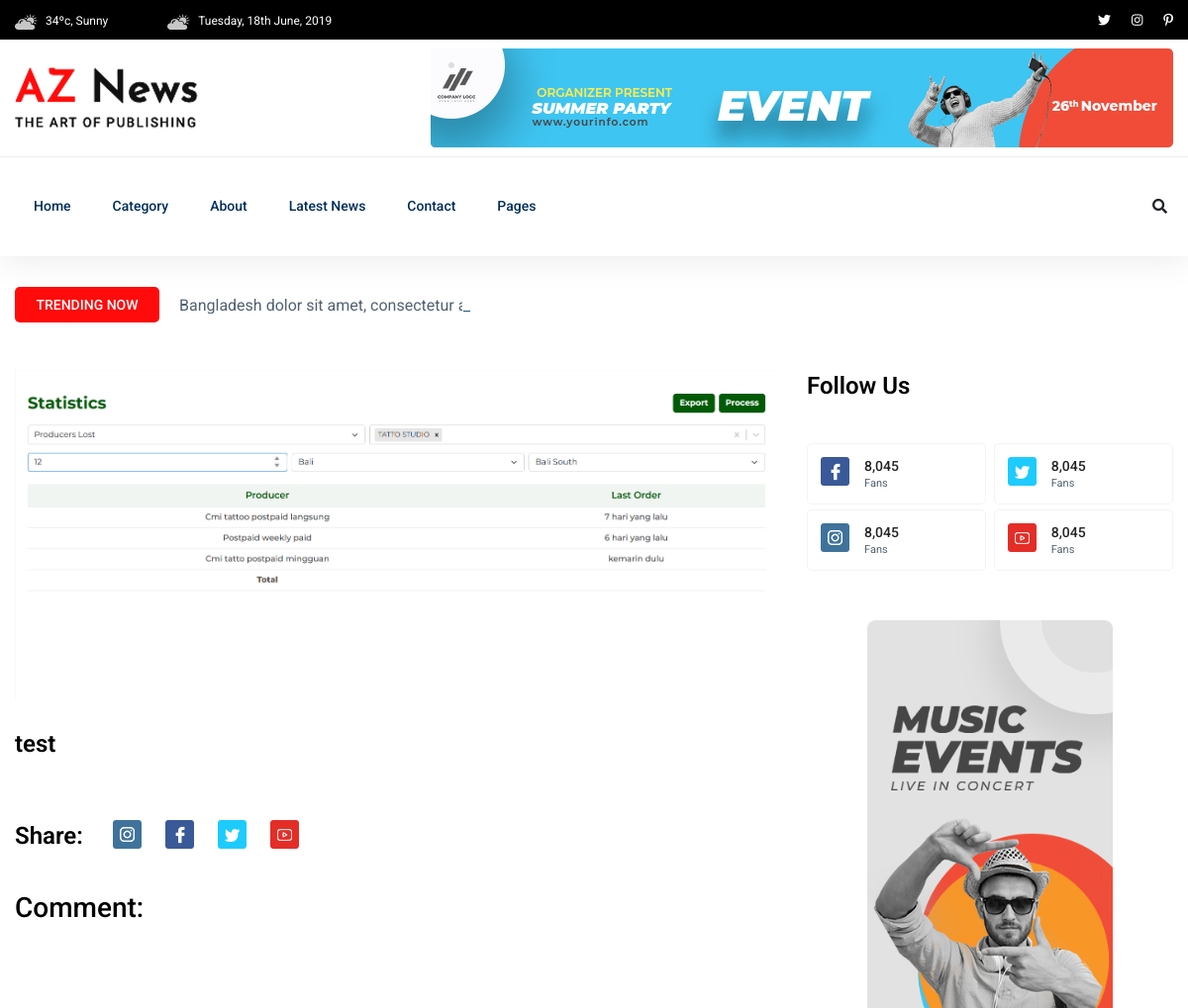
The page /details.php?id=2 (upper part) on the database as committed earlier.
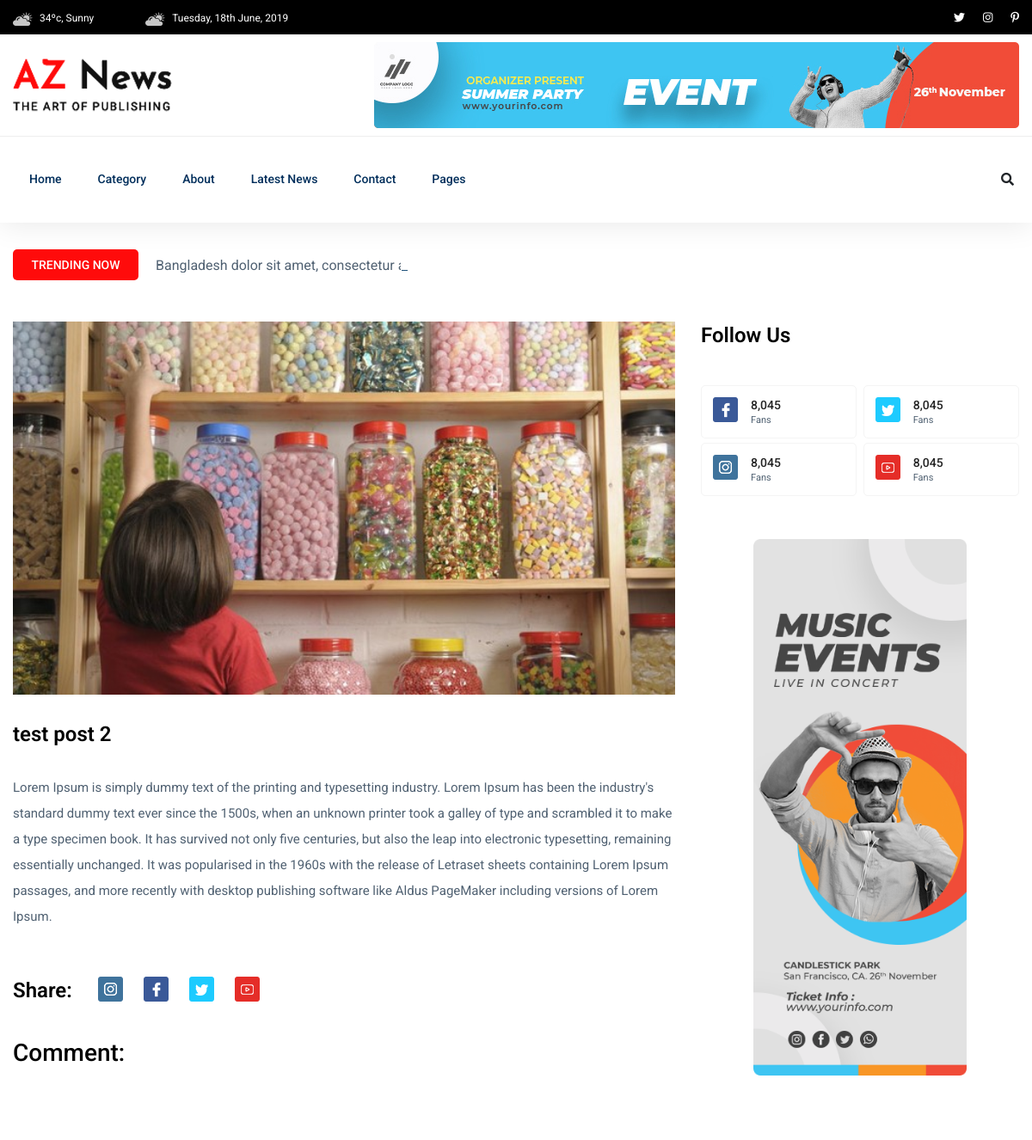
The same page on the database as committed later.
### tables this page shows
CREATE TABLE `posts` (
  `id` int NOT NULL AUTO_INCREMENT,
  `title` varchar(255) NOT NULL,
  `image_id` int NOT NULL,
  `author_id` int NOT NULL,
  `category` varchar(255) NOT NULL,
  `content` longtext NOT NULL,
  `category_id` int DEFAULT NULL,
  PRIMARY KEY (`id`)
);

CREATE TABLE `images` (
  `id` int NOT NULL AUTO_INCREMENT,
  `filename` varchar(255) NOT NULL,
  `size` int NOT NULL,
  `url` varchar(255) NOT NULL,
  `alt` varchar(255) NOT NULL,
  PRIMARY KEY (`id`)
);

### init.php (called while the page is built, shortened)
<?php
require_once "./db/connection.php";
require_once "./db/post.php";
$DB = new Database();
$postService = new Post($DB->con());

### db/connection.php (called while the page is built, shortened)
<?php
class Database
{
    private $host = "127.0.0.1";
    private $user = "root";
    private $pass = "root";
    private $DB = "portalberita";
    private $con;
    public function __construct()
    {
        $this->con = mysqli_connect($this->host, $this->user, $this->pass, $this->DB) or die(mysqli_error($this->con));
    }
    public function con()
    {
        return $this->con;
    }
}

### db/post.php (called while the page is built, shortened)
<?php
class Post
{
    protected $con;
    public function __construct($con)
    {
        $this->con = $con;
    }
    public function findById($id)
    {
        $qry = "SELECT p.id, p.title, p.author_id, p.category, p.content, i.url, i.alt, a.username AS author_name, c.nama AS category_name FROM posts p LEFT JOIN images i ON p.image_id = i.id LEFT JOIN login a ON p.author_id = a.id LEFT JOIN categories c ON p.category_id = c.id WHERE p.id = ?";
        $stmt = mysqli_prepare($this->con, $qry);
        mysqli_stmt_bind_param($stmt, 'i', $id);
        mysqli_stmt_execute($stmt);
        $result = mysqli_stmt_get_result($stmt);
        return mysqli_fetch_assoc($result);
    }
}

### details.php (the view, shortened to what the changed rows need)
<?php require_once "./init.php" ?>
<?php
if (isset($_GET['id'])) {
    $post = $postService->findById($_GET['id']);
} else {
    header("Location: index.php");
}
?>
<!doctype html>
<html class="no-js" lang="zxx">
<head>
    <link rel="stylesheet" href="assets/css/bootstrap.min.css">
    <link rel="stylesheet" href="assets/css/owl.carousel.min.css">
    <link rel="stylesheet" href="assets/css/ticker-style.css">
    <link rel="stylesheet" href="assets/css/flaticon.css">
    <link rel="stylesheet" href="assets/css/slicknav.css">
    <link rel="stylesheet" href="assets/css/animate.min.css">
    <link rel="stylesheet" href="assets/css/magnific-popup.css">
    <link rel="stylesheet" href="assets/css/fontawesome-all.min.css">
    <link rel="stylesheet" href="assets/css/themify-icons.css">
    <link rel="stylesheet" href="assets/css/slick.css">
    <link rel="stylesheet" href="assets/css/nice-select.css">
    <link rel="stylesheet" href="assets/css/style.css">
    <link rel="stylesheet" href="assets/css/responsive.css">
</head>
<body>
    <main>
        <div class="about-area">
            <div class="container">
                <div class="row">
                    <div class="col-lg-8">
                        <div class="about-right mb-90">
                            <div class="about-img">
                                <img src="<?= $post['url'] ?>" alt="<?= $post['alt'] ?>">
                            </div>
                            <div class="section-tittle mb-30 pt-30">
                                <h3><?= $post['title'] ?></h3>
                            </div>
                            <div class="about-prea">
                                <p class="about-pera1 mb-25"> <?= $post['content'] ?></p>
                            </div>
                        </div>
                    </div>
                </div>
            </div>
        </div>
    </main>
</body>
</html>

Rows that differ between the two databases and show on the page:
changed posts: image.alt: a different picture; title "test" → "test post 2"; content (not shown) → "Lorem Ipsum is simply dummy text of the printing and typesetting industry. Lorem Ipsum has been the industry's standard dummy text ever since the 1500s, when an unknown printer took a galley of type and scrambled it to make a type specimen book. It has survived not only five centuries, but also the leap into electronic typesetting, remaining essentially unchanged. It was popularised in the 1960s with the release of Letraset sheets containing Lorem Ipsum passages, and more recently with desktop publishing software like Aldus PageMaker including versions of Lorem Ipsum."
